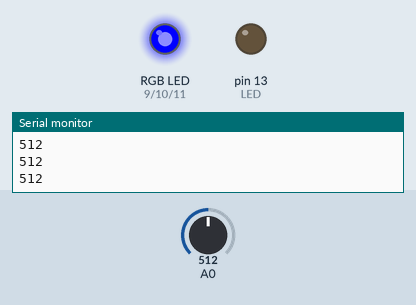
Simulated run of this sketch. Board: Arduino Uno, built with avr-gcc and run on an emulated ATmega328P. Parts: an RGB LED mixed from three pins (HIGH = lit), output pins drawn as LEDs (lit = HIGH), the last lines printed to the serial monitor. Inputs (shaded band) come from the test bench; at power-on: A0 = 512.

Above: at 1.2 s.
1.3 s: A0 set to 493
At 1.6 s:
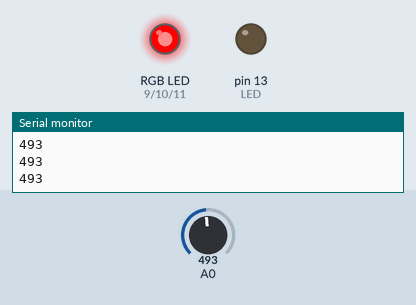
2.8 s: A0 set to 710
At 4.0 s:
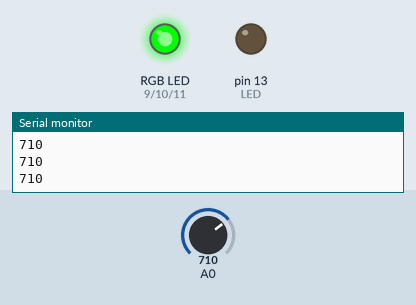
4.3 s: A0 set to 888
5.8 s: A0 set to 915
At 6.3 s:
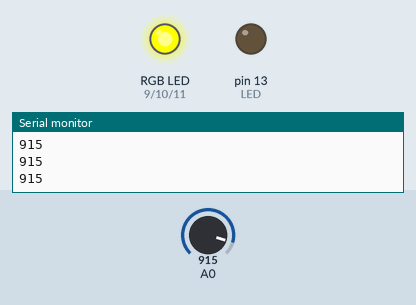
7.3 s: A0 set to 40
At 8.5 s:
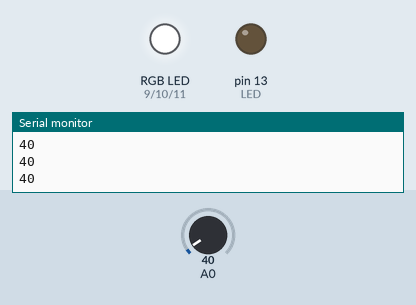
8.8 s: A0 set to 52
At 9.7 s:
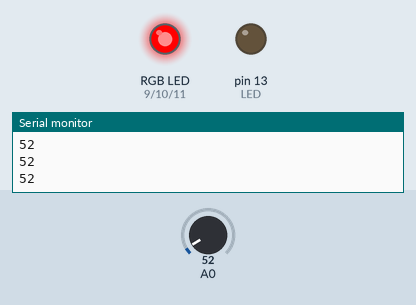
Timing chart, 0 to 11.3 s (numbered marks = the images above; inputs shaded):
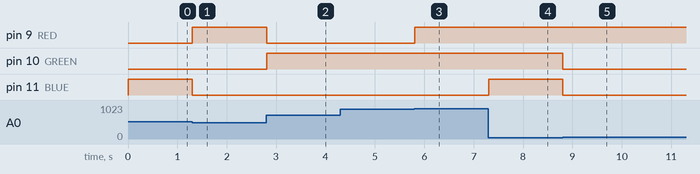

Measured:
- the behaviour switches between 500 and 499 on A0 (found by bisection; images 0 and 1)
- the behaviour switches between 899 and 900 on A0 (found by bisection; images 2 and 3)
- the behaviour switches between 49 and 50 on A0 (found by bisection; images 4 and 5)
- after the input at 1.3 s, pin 9 (RED): LOW → HIGH at once; pin 11 (BLUE): HIGH → LOW at once
- after the input at 2.8 s, pin 9 (RED): HIGH → LOW at once; pin 10 (GREEN): LOW → HIGH at once
- after the input at 5.8 s, pin 9 (RED): LOW → HIGH at once
- after the input at 7.3 s, pin 11 (BLUE): LOW → HIGH at once
- after the input at 8.8 s, pin 10 (GREEN), pin 11 (BLUE): HIGH → LOW at once

The sketch:

20201029_Analog_Wing_RGB.ino
```cpp
int abc = 0;
int LED = 13;
int RED = 9;
int GREEN = 10;
int BLUE = 11;
void setup() {
  Serial.begin(9600);
  pinMode(LED,OUTPUT);
  pinMode(RED,OUTPUT);
  pinMode(GREEN,OUTPUT);
  pinMode(BLUE,OUTPUT);

}

void loop() {
  abc = analogRead(A0);
  Serial.println(abc); //abc 500 이상이면 불을 켜지게 만들자
  if(abc<50)//이상 >=, 초과 >, 이하 <=, 미만 <, 같다 ==
  {
    digitalWrite(RED,HIGH);
    digitalWrite(GREEN,HIGH);
    digitalWrite(BLUE,HIGH);
  }
  else if(abc<500)
  {
    digitalWrite(GREEN,LOW);
    digitalWrite(BLUE,LOW);
    digitalWrite(RED,HIGH);
  }
  else if(abc<700)
  {
    digitalWrite(RED,LOW);
    digitalWrite(BLUE,HIGH);
    digitalWrite(GREEN,LOW);
  }
  else if(abc<900)
  {
    digitalWrite(BLUE,LOW);
    digitalWrite(GREEN,HIGH);
    digitalWrite(RED,LOW);
  }
  else if(abc<1023)
  {
    digitalWrite(RED,HIGH);
  }

}
```
